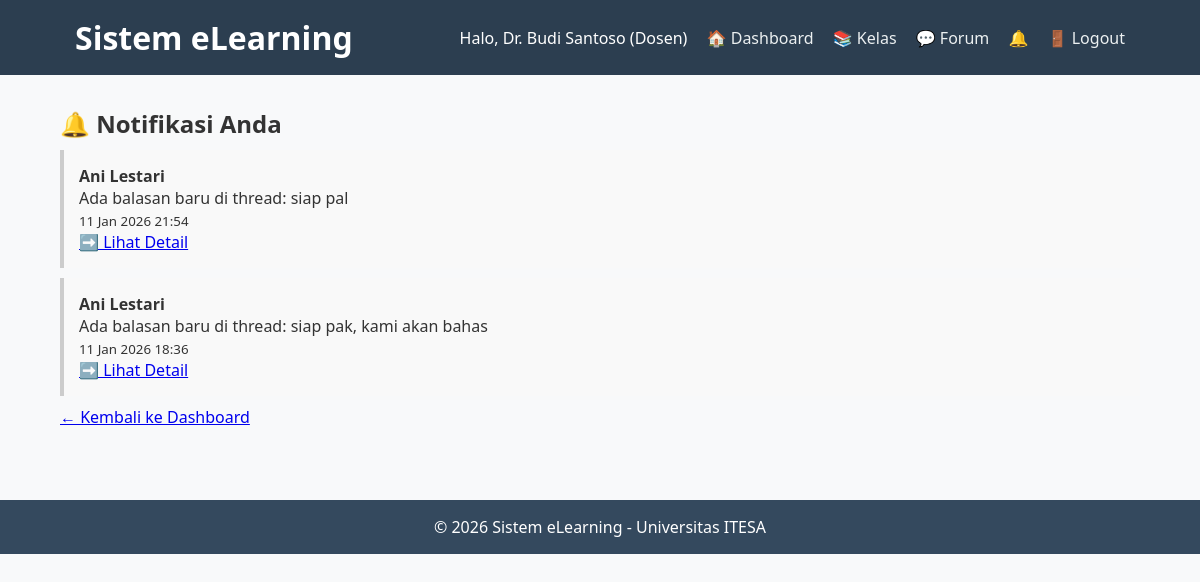
Page /notifications.php (signed in) on the earlier database version.
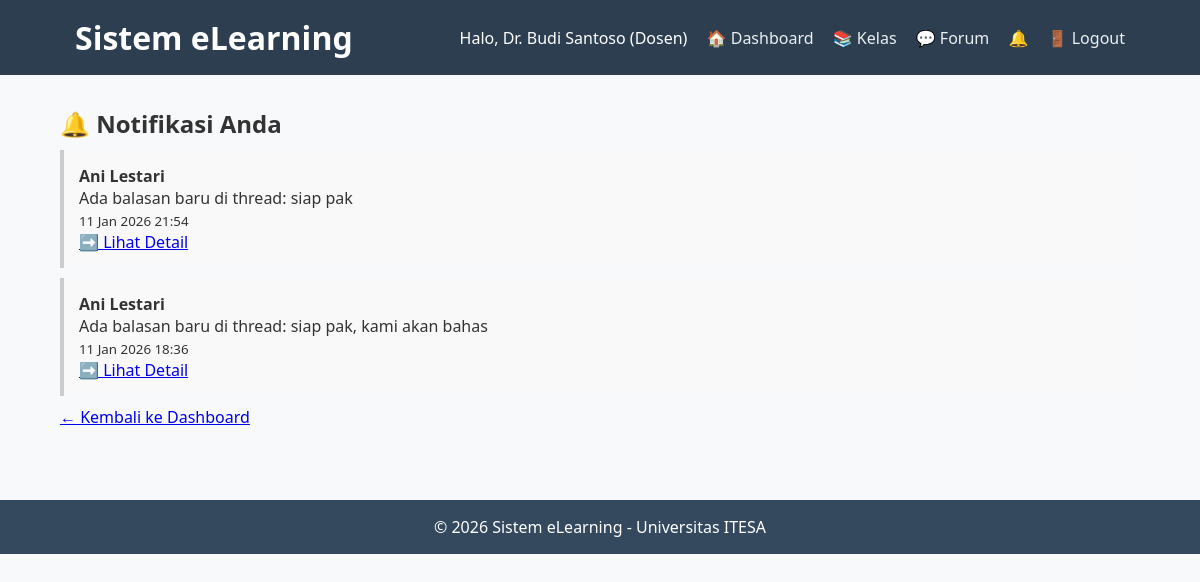
Same page on the later database version.
### tables this page shows
CREATE TABLE `notifications` (
  `id` int(11) NOT NULL,
  `id_user` int(11) NOT NULL,
  `id_from` int(11) NOT NULL,
  `message` text NOT NULL,
  `link` varchar(255) DEFAULT NULL,
  `is_read` tinyint(1) DEFAULT 0,
  `created_at` datetime DEFAULT current_timestamp()
);

CREATE TABLE `users` (
  `id` int(11) NOT NULL,
  `username` varchar(50) NOT NULL,
  `password` varchar(255) NOT NULL,
  `nama_lengkap` varchar(100) NOT NULL,
  `email` varchar(100) NOT NULL,
  `role` enum('admin','dosen','mahasiswa') NOT NULL
);

### notifications.php (the view, shortened to what this page needs)
<?php
require_once 'includes/header.php';
$stmt = $pdo->prepare("
    SELECT n.*, u.nama_lengkap AS pengirim
    FROM notifications n
    JOIN users u ON n.id_from = u.id
    WHERE n.id_user = ?
    ORDER BY n.created_at DESC
");
$stmt->execute([$_SESSION['user_id']]);
$notifications = $stmt->fetchAll();
?>
<h2>🔔 Notifikasi Anda</h2>
<?php if ($notifications): ?>
    <ul style="list-style: none; padding: 0;">
        <?php foreach ($notifications as $n): ?>
        <li style="padding: 15px; margin: 10px 0; background: #f9f9f9; border-left: 4px solid <?= $n['is_read'] ? '#ccc' : '#3498db' ?>;">
            <strong><?= htmlspecialchars($n['pengirim']) ?></strong>
            <p><?= htmlspecialchars($n['message']) ?></p>
            <small><?= date('d M Y H:i', strtotime($n['created_at'])) ?></small>
            <?php if ($n['link']): ?>
                <br><a href="<?= htmlspecialchars($n['link']) ?>">➡️ Lihat Detail</a>
            <?php endif; ?>
        </li>
        <?php endforeach; ?>
    </ul>
<?php else: ?>
    <p>Tidak ada notifikasi.</p>
<?php endif; ?>
<a href="dashboard.php">← Kembali ke Dashboard</a>
<?php include 'includes/footer.php'; ?>

Differences in the rows shown:
changed notifications: message "Ada balasan baru di thread: siap pal" → "Ada balasan baru di thread: siap pak"
